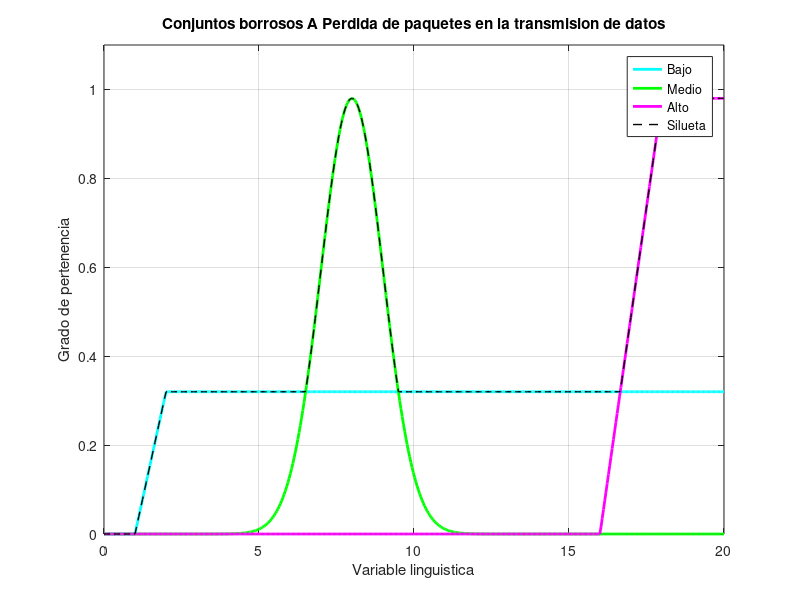

Write MATLAB code to recreate this figure. (Note: this script raises an error after producing the figure.)
clc; clear all; close all;

%% Funciones unarias
% norma = A(x)/altura(x)
% concentracion = A^p , p>1
% dilatacion =  A^p , p<1
% dilatacion =  2A-A^2 , p<1
% intensificacion del contraste
% fuzzifiacion = difuminacion
%% Logica
% A -> B: -A OR B
% A <-> B: (-A OR B) AND (A OR -B)
%% Ejemplo
% Perdida de paquetes en la transmision de datos
% Rendimiento de ancho de banda en la transmision de datos
% Velocidad de conexion
% Nivel de congestion de red
% Nivel de riesgo de amenaza
% Latencia en la transmision de datos
%% Concavo convexo
% lambda = 0.7;
% evaluar_valor_escalar(x, siluetaA, X1*lambda + (1-lambda)*X2);
% CONVEXO
% evaluar_valor_escalar <= max (A(X1) , A(X2))
% CONCAVO
% evaluar_valor_escalar >= min (A(X1) , A(X2))
%% Funciones transformar CB
% Operacion
% Metodo AND min
% Metodo OR max

%% Universo
x = linspace(0, 20, 500);

%% funcion de pertenencia
tria_f = @(x, a, b, c) max(min((x - a)/(b - a), (c - x)/(c - b)), 0);
t_gamma_f = @(x, a, k) k*(x - a).^2 ./ (1 + k*(x - a).^2) .* (x >= a);
g_gamma_f = @(x, a, m) ((x > a & x < m).*(x - a)/(m - a)) + (x >= m);
s_f = @(x, a, b) (x > a & x <= (a+b)/2).*2.*((x-a)/(b-a)).^2 + ...
         (x > (a+b)/2 & x < b).*(1 - 2*((x-b)/(b-a)).^2) + (x >= b);
gaus_f = @(x, m, k) exp(-k * (x - m).^2);
trapez_f = @(x, a, b, c, d) ((x > a & x < b).*(x - a)/(b - a)) + ...
         (x >= b & x <= c) + ((x > c & x < d).*(d - x)/(d - c));
pseudo_exp_f = @(x, m, k) 1 ./ (1 + k*(x - m).^2);
sing_f = @(x, a) double(x == a);
rho_gama_f = @(x, a, b, rho) (x <= a).* 0 +  (a<x<b).*((x-a) ./ (b-a)).^rho + ...
    (x>=b).*1;

%% Otros
cardin = @(x) sum(x);
alt = @(x) max(x);
%% Funciones unarias
concent_dilatac_f = @(x,p) x .^p;
intensi_contra_f = @(x,p) (x<=0.5).* ( 2^(p-1) * x .^p ) + ...
    (x > 0.5) .* (1 - 2^(p-1) * (1 - x.^p) );
fuzzi_difumin_f = @(x) (x<=0.5).* ( sqrt(x ./2) ) + ...
    (x > 0.5) .* ( 1 - sqrt( (1 - x)/2 ) );
normal = @(x) x./ alt(x);
%% --------------------------------------------------------------
%% ---------------------------

%% PREGUNTA 1: a) Construir 3 conjunto borrosos A,B y C y graficar
k=0.8002;
%% Conjuntos borrosos de A: Perdida de paquetes en la transmision de datos
bA = g_gamma_f(x, 1, 2)*0.32;
mA= gaus_f(x, 8, 0.5)*0.98;
aA= g_gamma_f(x,16,18)*0.98;
silueta_A = max([bA; mA; aA], [], 1);
figure;
plot(x, bA, '-c', 'LineWidth', 2);hold on;
plot(x, mA, '-g', 'LineWidth', 2);
plot(x, aA, '-m', 'LineWidth', 2);
plot(x, silueta_A, '--k', 'LineWidth', 1);
legend('Bajo', 'Medio', 'Alto','Silueta', 'Location', 'best');
xlabel('Variable linguistica');
ylabel('Grado de pertenencia');
title('Conjuntos borrosos A Perdida de paquetes en la transmision de datos');
grid on;
ylim([0 1.1]);
Ua = [3 4 5 6 10 11 12 13 14 15 16 19];
Au = evaluarVector(x,silueta_A,Ua);

% Grafica: silueta
figure;
plot(x, silueta_A, '-k', 'LineWidth', 1); hold on;
plot(Ua, Au, 'rx', 'MarkerSize', 5, 'LineWidth', 1);
xlabel('Variable linguistica');
ylabel('Grado de pertenencia');
title('Silueta de los conjuntos borrosos A');
grid on;
ylim([0 1.1]);

% Forma 1 representar:
% Au = {0.32/3; 0.32/4; 0.32/5 ; 0.32/6; 0.32/10; 0.32/11; 0.32/12;
% 0.32/13; 0.32/14; 0.32/15;
%      0.32/16; 0.98/19}

%% Conjuntos borrosos de B : Ancho de banda transmision de datos
k = 0.39161;
bB = gaus_f(x, 4, 0.2)*0.98*k;
mB= gaus_f(x, 12, 0.01)*0.8*k;
aB= g_gamma_f(x,18,18.9)*1;
silueta_B = max([bB; mB; aB], [], 1);
figure;
plot(x, bB, '-c', 'LineWidth', 2);hold on;
plot(x, mB, '-g', 'LineWidth', 2);
plot(x, aB, '-m', 'LineWidth', 2);
plot(x, silueta_B, '--k', 'LineWidth', 1);
legend('Bajo', 'Medio', 'Alto','Silueta', 'Location', 'best');
xlabel('Variable linguistica');
ylabel('Grado de pertenencia');
title('Conjuntos borrosos B Ancho de banda transmision de datos');
grid on;
ylim([0 1.1]);

Ub = [1 2 4 5 6 7 8 9 14 18 19 20];
Bu = evaluarVector(x,silueta_B,Ub);

% Grafica: silueta
figure;
plot(x, silueta_B, '-k', 'LineWidth', 1); hold on;
plot(Ub, Bu, 'rx', 'MarkerSize', 5, 'LineWidth', 1);
xlabel('Variable linguistica');
ylabel('Grado de pertenencia');
title('Silueta de los conjuntos borrosos B');
grid on;
ylim([0 1.1]);

% Forma 2 representar:
% Bu = 0.0934/1+ 0.1729/2 + 0.3837/4 + 0.3129/5+ 0.2188/6+ 0.2443/7+
% 0.2673/8+ 0.2866/9+ 0.3011/14+ 0.2186/18 + 1/19 + 1/20}

%% Conjuntos borrosos de C: Latencia en la transmion de datos
l = 0.36425;
bC = gaus_f(x, 4, 0.5)*1*l;
mC= g_gamma_f(x, 2, 7)*.8*l;
aC= g_gamma_f(x,17.1,17.8);
silueta_C = max([bC; mC; aC], [], 1);
figure;
plot(x, bC, '-c', 'LineWidth', 2);hold on;
plot(x, mC, '-g', 'LineWidth', 2);
plot(x, aC, '-m', 'LineWidth', 2);
plot(x, silueta_C, '--k', 'LineWidth', 1);
legend('Bajo', 'Medio', 'Alto','Silueta', 'Location', 'best');
xlabel('Variable linguistica');
ylabel('Grado de pertenencia');
title('Conjuntos borrosos C Latencia en la transmion de datos');
grid on;
ylim([0 1.1]);
Uc = [1 3 4 5 6 9 10 11 14 17 19 20];
Cu = evaluarVector(x,silueta_C,Uc);

% Gráfica: silueta
figure;
plot(x, silueta_C, '-k', 'LineWidth', 1); hold on;
plot(Uc, Cu, 'rx', 'MarkerSize', 5, 'LineWidth', 1);
xlabel('Variable linguistica');
ylabel('Grado de pertenencia');
title('Silueta de los conjuntos borrosos C');
grid on;
ylim([0 1.1]);

% Forma 1 representar:
% Cu = {0.004/1; 0.2222/3; 0.3642/4 ; 0.2187/5; 0.2338/6; 0.2914/9; 0.2914/10;
% 0.2914/11; 0.2914/14; 0.2914/17; 1/16; 1/19}

%% Cardinalidad aprimado 4.5
cardin_A = cardin(Au)
cardin_B = cardin(Bu)
cardin_C = cardin(Cu)

%% ---------------------------
%% ---------------------------

%% PREGUNTA 1: b) Hallar 2 concavidades y 2 convexidades lambda 0.8
% Forma 1 representar:
% Forma 2 representar:
% Bu = 0.0934/1+ 0.1729/2 + 0.3837/4 + 0.3129/5+ 0.2188/6+ 0.2443/7+
% 0.2673/8+ 0.2866/9+ 0.3011/14+ 0.2186/18 + 1/19 + 1/20}
%% CONVEXO evaluar_valor_escalar <= max (A(X1) , A(X2))
disp("Evaluar la convexidad")
lambda = 0.8;
B1 = 0.1729;
X1 = 2;
B2 = 0.3129;
X2 = 5;
valor = evaluarEscalar(x, silueta_B, X1*lambda + (1-lambda)*X2)
% valor = 0.2600 Si es convexo <=max(0.1729,0.3129);
disp("Evaluar la convexidad")
lambda = 0.8;
B1 = 0.2673;
X1 = 8;
B2 = 0.3011;
X2 = 14;
valor = evaluarEscalar(x, silueta_B, X1*lambda + (1-lambda)*X2)
% valor = 0.2899 Si es convexo <=max(0.2673,0.3011)

%% CONCAVO % evaluar_valor_escalar >= min (A(X1) , A(X2))
disp("Evaluar la concavidad")
lambda = 0.8;
B1 = 0.3129;
X1 = 5;
B2 = 0.2188;
X2 = 6;
valor = evaluarEscalar(x, silueta_B, X1*lambda + (1-lambda)*X2)
% valor = 0.2862 Si es concavo >=min(0.2188,0.3129);
disp("Evaluar la concavidad")
lambda = 0.8;
B1 = 0.2186;
X1 = 18;
B2 = 1;
X2 = 19;
valor = evaluarEscalar(x, silueta_B, X1*lambda + (1-lambda)*X2)
% valor = 0.2182 Si es concavo >=min(0.2186,1);

disp("------------------------------")
disp("------------------------------")
%% ---------------------------
%% PREGUNTA 2: a) Operaciones unarias
% Conjunto difuso Au
% Au = {0.32/3; 0.32/4; 0.32/5 ; 0.32/6; 0.32/10; 0.32/11; 0.32/12;
% 0.32/13; 0.32/14; 0.32/15;
%      0.32/16; 0.98/19}
disp("Operaciones unaria: Normalizacion")
nomaliz = normal(Au)
% nomalizacion = {0.3265 0.3265 0.3265 0.3265 0.3265 0.3265    
% 0.3265 0.3265 0.3265 0.3265 0.3265 1.0000}

disp("Operaciones unaria: concentracion, p=2")
concentr = concent_dilatac_f(Au,2)
% concentracion ={0.1024 0.1024 0.1024 0.1024 0.1024 0.1024 0.1024 0.1024
% 0.1024 0.1024 0.1024 0.960}

disp("Operaciones unaria: dilatacion, p=0.5")
dilatac = concent_dilatac_f(Au,0.5)
% dilatacion = {0.5657    0.5657    0.5657    0.5657    0.5657    0.5657
% 0.5657    0.5657    0.5657    0.5657    0.5657    0.9899}

disp("Operaciones unaria: intensificacion del contraste")
intensif_d_contra = intensi_contra_f(Au,2)
% intensifica_d_contraste ={0.2048    0.2048    0.2048    0.2048    0.2048
% 0.2048    0.2048    0.2048    0.2048    0.2048    0.2048    0.9208}

disp("Operaciones unaria: fuzzifiacion")
fuzzifia = fuzzi_difumin_f(Au)
% fuzzifiacion ={ 0.4000    0.4000    0.4000    0.4000    0.4000    0.4000
% 0.4000    0.4000    0.4000    0.4000    0.4000    0.9000}

disp("------------------------------")
disp("------------------------------")

%% ---------------------------
%% PREGUNTA 2: b) Inclusion difusa
disp("A en B")
inclus_A_en_B = inclus_difusa(Au,Ua,Bu,Ub)
% 0.9717

disp("B en A")
inclus_B_en_A = inclus_difusa(Bu,Ub,Au,Ua)
% 0.9814

% Interpretacion: B esta un poco mas incluido en A que A en B

disp("A en C")
inclus_A_en_C = inclus_difusa(Au,Ua,Cu,Uc)
% 0.9175

disp("C en A")
inclus_C_en_A = inclus_difusa(Cu,Uc,Au,Ua)
% 0.9857

% Interpretacion: C esta un poco mas incluido en A que A en C

disp("B en C")
inclus_B_en_C = inclus_difusa(Bu,Ub,Cu,Uc)
% 0.9527

disp("C en B")
inclus_C_en_B = inclus_difusa(Cu,Uc,Bu,Ub)
% 0.9956

% Interpretacion: C esta mas incluido en B como B en C


%% PREGUNTA 3: a) Hallar y graficar z-2x+2y
% Au = x
% Bu = y
% Cu = z;
% Empiezo con z-2x
[resul_z_menos_2x, U_resul_z_menos_2x] = Operacion(Uc, Cu, Ua.*(-2), Au)

% (z-2x) + 2y
[resul_z_menos_2x_mas_2y, U_resul_z_menos_2x_mas_2y] = Operacion(U_resul_z_menos_2x, resul_z_menos_2x, Ub.*(2), Bu)

figure;
plot(U_resul_z_menos_2x_mas_2y, resul_z_menos_2x_mas_2y, 'rx', 'MarkerSize', 5, 'LineWidth', 1);
xlabel('Variable linguistica');
ylabel('Grado de pertenencia');
title('Resultado z-2x+2y');
grid on;
ylim([-0.1 1.1]);
xlim([-30 56]);

disp("------------------------------")
disp("------------------------------")
%% ---------------------------

%% PREGUNTA 3: b) Hallar y graficar NOT (A OR B) AND C

% Empiezo hallando A OR B
[resul_A_OR_B, U_A_OR_B] = Or(Ua, Au, Ub, Bu)

% negacion A OR B
[resul_nega_A_OR_B, U_nega_A_OR_B] = Negacion(U_A_OR_B, resul_A_OR_B)

% NOT (A OR B) AND C
[resul_final, U_final] = And(U_nega_A_OR_B,resul_nega_A_OR_B,Uc,Cu)
% Resultado final = {0.0040/1;  0.2222/3; 0.3642/4; 0.2187/5; 0.2338/6; 0.2914/9; 0.2914/10;
% 0.2914/11; 0.2914/14;  0/19;  0/20}
figure;
plot(U_final, resul_final, 'rx', 'MarkerSize', 10, 'LineWidth', 1);
xlabel('Variable linguistica');
ylabel('Grado de pertenencia');
title('Resultado NOT (A OR B) AND C');
grid on;
ylim([-0.1 1.1]);
xlim([0 20]);

%% --------------------------------------------------------------
%% --------------------------------------------------------------

%% Funciones
function n = evaluarEscalar(x_vect, silu, x)
[~, i] = min(abs(x_vect - x));
n = silu(i);
n = fix(n * 10^4) / 10^4;
end

function n = evaluarVector(x_vect, silu, x)
[~, i] = min(abs(x_vect - x'), [], 2);
n = silu(i);
n = fix(n .* 10^3) ./ 10^3;
end

function S = inclus_difusa(Xu, Ux, Yu, Uy)
card_X = sum(Xu);
[~, iX, iY] = intersect(Ux, Uy);
XuComun = Xu(iX);
YuComun = Yu(iY);
s = sum(max(0, XuComun - YuComun));
S = (card_X - s) / card_X;
end


function [r, UComun] = And(Ux, Xu, Uy, Yu)
UComun = intersect(Ux, Uy);
[~, iX] = ismember(UComun, Ux);
[~, iY] = ismember(UComun, Uy);
XComun = Xu(iX);
YComun = Yu(iY);
r = min(XComun, YComun);
end

function [r, UUnion] = Or(Ux, Xu, Uy, Yu)
UUnion = unique([Ux(:); Uy(:)])'; 
XUnion = zeros(size(UUnion));
YUnion = zeros(size(UUnion)); 
[x, iX] = ismember(UUnion, Ux);
XUnion(x) = Xu(iX(x));
[y, iY] = ismember(UUnion, Uy);
YUnion(y) = Yu(iY(y));
r = max(XUnion, YUnion);
end

function [n, UU] = Negacion(U, Xu)
n = 1 - Xu;
UU = U;
end

function [r, U_r] = Implicacion(Ux, Xu, Uy, Yu)
    [neg_X, U_neg] = Negacion(Ux, Xu);
    [r, U_r] = Or(U_neg, neg_X, Uy, Yu);
end

function [r, U_r] = Bicondicional(Ux, Xu, Uy, Yu)
    [X_impl_Y, U_impl_X_y] = Implicacion(Ux, Xu, Uy, Yu);
    [Y_impl_X, U_impl_Y_X] = Implicacion(Uy, Yu, Ux, Xu);
    [r, U_r] = And(U_impl_X_y, X_impl_Y, U_impl_Y_X, Y_impl_X);
end


function [Ux_sopo, Xu_sopo] = Soporte(Ux, Xu, tetha)
i = Xu >= tetha;
Ux_sopo = Ux(i);
Xu_sopo = Xu(i);
end

function [r_final, U_final] = Operacion(Ux, Xu, Uy, Yu)
U_temp = [];
r_temp = [];
for i = 1:length(Ux)
for j = 1:length(Uy)
U_temp(end+1) = Ux(i) + Uy(j);
r_temp(end+1) = min(Xu(i), Yu(j));
end
end
[U_final, ~, idx] = unique(U_temp);
r_final = zeros(size(U_final));
for k = 1:length(U_final)
r_final(k) = max(r_temp(idx == k));
end
end